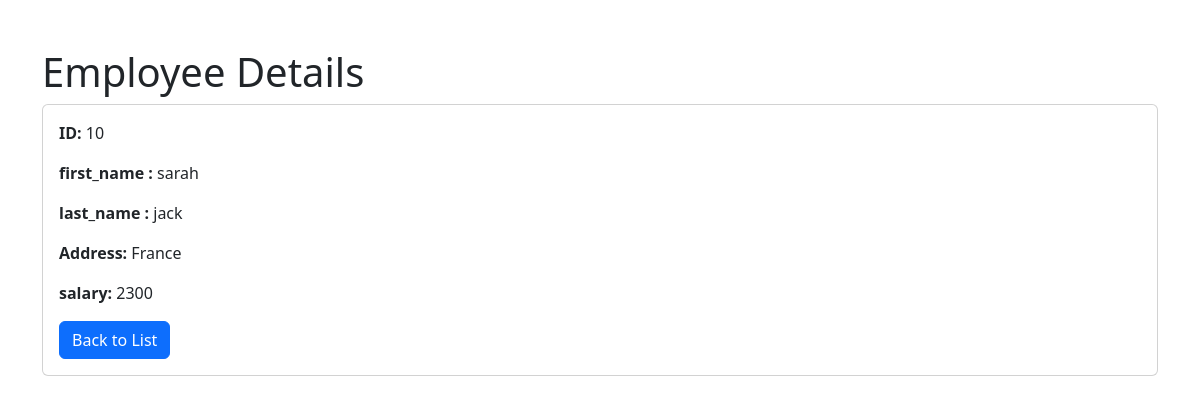
Screenshot of /view.php?id=10 with the database file from the repository.
### tables this page shows
CREATE TABLE `crud` (
  `id` int(100) NOT NULL,
  `first_name` varchar(100) NOT NULL,
  `last_name` varchar(100) NOT NULL,
  `Address` varchar(100) NOT NULL,
  `gender` varchar(100) NOT NULL,
  `salary` int(11) DEFAULT NULL
);

### view.php (the view, shortened to what this page needs)
<?php
include 'crudForm.php';
$id = intval($_GET['id']);
$sql = "SELECT * FROM crud WHERE id = $id";
$result = $conn->query($sql);
if ($result->num_rows > 0) {
    $row = $result->fetch_assoc();
} else {
    echo "No record found";
    exit;
}
?>
<!DOCTYPE html>
<html lang="en">
<head>
</head>
<body>
    <div class="container mt-5">
        <h1>Employee Details</h1>
        <div class="card">
            <div class="card-body">
                <p><strong>ID:</strong> <?php echo htmlspecialchars($row['id']); ?></p>
                <p><strong>first_name :</strong> <?php echo htmlspecialchars($row['first_name']); ?></p>
                <p><strong>last_name :</strong> <?php echo htmlspecialchars($row['last_name']); ?></p>
                <p><strong>Address:</strong> <?php echo htmlspecialchars($row['Address']); ?></p>
                <p><strong>salary:</strong> <?php echo htmlspecialchars($row['salary']); ?></p>
                <a href="index.php" class="btn btn-primary">Back to List</a>
            </div>
        </div>
    </div>
     <link href="https://cdn.jsdelivr.net/npm/bootstrap@5.2.3/dist/css/bootstrap.min.css" rel="stylesheet">
</body>
</html>

### rows the page displays
crud: id "10", first_name "sarah", last_name "jack", Address "France", salary "2300"
